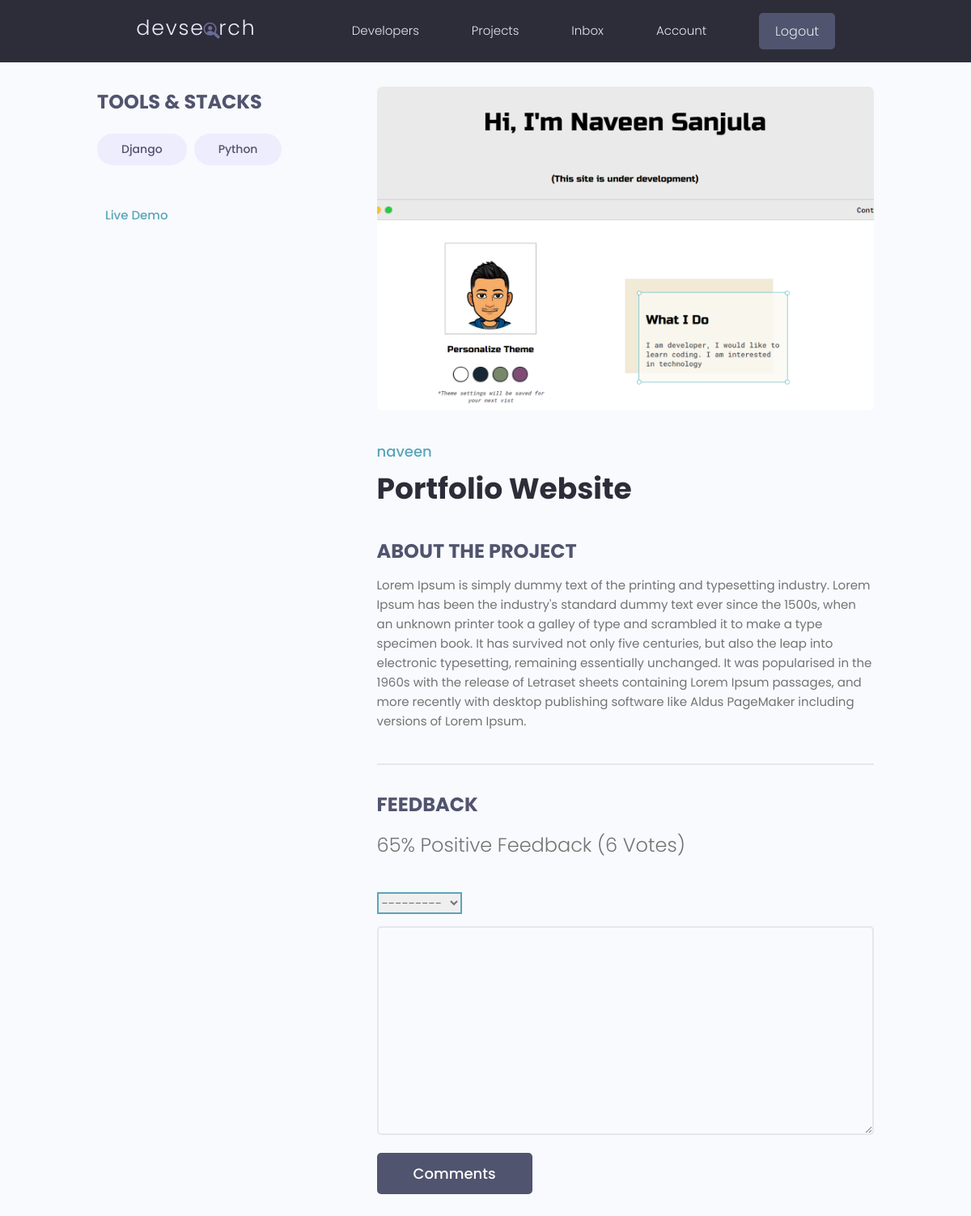
The page /projects/project/c2f44ccd-2052-4bcf-bc39-3b26b75681ae/ (signed in) on the database its author committed.
### projects/models.py (models this page shows, shortened)
class Tag(models.Model):
    name = models.CharField(max_length=200)
    created = models.DateTimeField(auto_now_add=True)
    id = models.UUIDField(default=uuid.uuid4, unique=True,
                          primary_key=True, editable=False)
    def __str__(self):
        return self.name

class Project(models.Model):
    owner = models.ForeignKey(
        Profile, null=True, blank=True, on_delete=models.CASCADE)
    title = models.CharField(max_length=200)
    description = models.TextField(null=True, blank=True)
    featured_image = models.ImageField(
        null=True, blank=True, default="default.jpg")
    demo_link = models.CharField(max_length=2000, null=True, blank=True)
    source_link = models.CharField(max_length=2000, null=True, blank=True)
    tags = models.ManyToManyField('Tag', blank=True)
    vote_total = models.IntegerField(default=0, null=True, blank=True)
    vote_ratio = models.IntegerField(default=0, null=True, blank=True)
    created = models.DateTimeField(auto_now_add=True)
    id = models.UUIDField(default=uuid.uuid4, unique=True,
                          primary_key=True, editable=False)
    class Meta:
        ordering = ['-vote_ratio', '-vote_total', 'title']
    @property
    def imageURL(self):
        try:
            url = self.featured_image.url
        except:
            url = ''
        return url
    @property
    def reviewers(self):
        queryset = self.review_set.all().values_list('owner__id', flat=True)
        return queryset

class Review(models.Model):
    VOTE_TYPE = (
        ('up', 'Up Vote'),
        ('down', 'Down Vote'),
    )
    owner = models.ForeignKey(Profile, on_delete=models.CASCADE, null=True)
    project = models.ForeignKey(Project, on_delete=models.CASCADE)
    body = models.TextField(null=True, blank=True)
    value = models.CharField(max_length=200, choices=VOTE_TYPE)
    created = models.DateTimeField(auto_now_add=True)
    id = models.UUIDField(default=uuid.uuid4, unique=True,
                          primary_key=True, editable=False)
    class Meta:
        unique_together = [['owner', 'project']]

### users/models.py (models this page shows, shortened)
class Profile(models.Model):
    user = models.OneToOneField(User, on_delete=models.CASCADE, null=True, blank=True)
    name = models.CharField(max_length=200, blank=True, null=True)
    email = models.EmailField(max_length=500, blank=True, null=True)
    username = models.CharField(max_length=200, blank=True, null=True)
    location = models.CharField(max_length=200, blank=True, null=True)
    short_intro = models.CharField(max_length=200, blank=True, null=True)
    bio = models.TextField(blank=True, null=True)
    profile_image = models.ImageField(blank=True, null=True, upload_to='profiles/', default='profiles/user-default.png')
    social_github = models.CharField(max_length=200, blank=True, null=True)
    social_twitter = models.CharField(max_length=200, blank=True, null=True)
    social_linkedin = models.CharField(max_length=200, blank=True, null=True)
    social_youtube = models.CharField(max_length=200, blank=True, null=True)
    social_website = models.CharField(max_length=200, blank=True, null=True)
    created = models.DateTimeField(auto_now_add=True)
    id = models.UUIDField(default=uuid.uuid4, unique=True, primary_key=True, editable=False)
    class Meta:
        ordering = ['created']

### projects/views.py (the view, shortened to what this page needs)
# urls.py: path('project/<str:pk>/', views.project, name="project"),
def project(request, pk):
    projectObj = Project.objects.get(id=pk)
    form = ReviewForm()
    return render(request, 'projects/single-project.html', {'project': projectObj, 'form': form})

### projects/forms.py
class ReviewForm(ModelForm):
    class Meta:
        model = Review
        fields = ['value', 'body']
        labels = {
            'value': 'Place your vote',
            'body': 'Add a comment with your vote'
        }
    def __init__(self, *args, **kwargs):
        super(ReviewForm, self).__init__(*args, **kwargs)
        for name, field in self.fields.items():
            field.widget.attrs.update({'class': 'input'})

### projects/templates/projects/single-project.html (shortened to what this page needs)
{% extends 'main.html' %}
{% block content %}
  <main class="singleProject my-md">
    <div class="container">
      <div class="layout">
        <div class="column column--1of3">
          <h3 class="singleProject__subtitle">Tools & Stacks</h3>
          <div class="singleProject__toolStack">
            {% for tag in project.tags.all %}
            <span class="tag tag--pill tag--sub tag--lg">
              <small>{{tag}}</small>
            </span>
            {% endfor %}
          </div>
          {% if project.demo_link %}
          <a class="singleProject__liveLink" href="{{project.demo_link}}" target="_blank">Live Demo
          </a>
          {% endif %}
        </div>
        <div class="column column--2of3">
          <img class="singleProject__preview" src="{{ project.imageURL }}" alt="portfolio thumbnail" />
          <a href="{% url 'user-profile' project.owner.id %}" class="singleProject__developer">{{project.owner.name}}</a>
          <h2 class="singleProject__title">{{project.title}}</h2>
          <h3 class="singleProject__subtitle">About the Project</h3>
          <div class="singleProject__info">
            {{ project.description }}
          </div>
          <div class="comments">
            <h3 class="singleProject__subtitle">Feedback</h3>
            <h5 class="project--rating">
              {{project.vote_ratio}}% Positive Feedback ({{project.vote_total}} Vote{{project.vote_total|pluralize:"s"}})
            </h5>
            {% if request.user.profile.id in project.reviewers %}
              <p>You have already submitted your review for this project</p>
              {% elif request.user.profile == project.owner %}
              <p>You cannot review your own work</p>
              {% elif request.user.is_authenticated %}
              <form class="form" action="{% url 'project' project.id %}" method="POST">
                {% for field in form %}
                <div class="form__field">
                  {{field}}
                </div>
                {% endfor %}
                <input class="btn btn--sub btn--lg" type="submit" value="Comments" />
              </form>
              {% else %}
                <a href="{% url 'login' %}?next={{request.path}}">Please login to leave a review</a>
            {% endif %}
          </div>
        </div>
      </div>
    </div>
  </main>
{% endblock %}

### static/styles/app.css (style rules this page uses)
:root { --color-sub: #2d2d39; }
.btn--sub { background-color: var(--color-sub-light); }
img { width: 100%; }
.singleProject .column--1of3 { order: 2; }
@media screen and (min-width: 1081px) { .singleProject .column--1of3 { order: 1; } }
@media screen and (min-width: 1081px) { .singleProject .column--2of3 { order: 2; } }
.singleProject__toolStack { margin-top: 2rem; margin-bottom: 4rem; }
.singleProject__liveLink { font-weight: 500; transition: all 0.3s ease-in-out; border-bottom: 2px solid transparent; }
.singleProject__preview { height: 50vh; object-fit: cover; object-position: top center; margin-bottom: 3rem; border-radius: 0.7rem; }
.singleProject__developer { font-size: 1.8rem; font-weight: 500; }
.singleProject__title { font-size: 3.6rem; font-weight: 700; color: var(--color-sub); margin-bottom: 3rem; }
.project--rating { margin-bottom: 1.6em; margin-top: .5em; }
.singleProject__subtitle { text-transform: uppercase; font-size: 2.4rem; font-weight: 700; color: var(--color-sub-light); margin-bottom: 1rem; }
.comments { margin-top: 4rem; padding-top: 3rem; border-top: 2px solid var(--color-light); }

### static/uikit/styles/modules/_variables.css (style rules this page uses)
:root { --color-main: #5aa5b9; --color-main-light: #e6faff; --color-sub: #3f4156; --color-sub-light: #51546e; --color-sub-lighter: #ededfd; --color-text: #737373; --color-gray: #8b8b8b; --color-light: #e5e7eb; --color-light-gray: #767676; --color-bg: #f8fafd; --color-white: #fffefd; --color-white-light: #f3f3f3; --color-success: #359e64; --color-success-bg: #def8e8; --color-error: #fc4b0b; --color-error-bg: #fff2ee; --font-base: 'Poppins', arial, helvetica, 'Segoe UI', roboto, ubuntu, sans-serif; --font-monospace: 'Fira Code', 'Courier New', courier, monospace; --font-regular: 300; --font-medium: 500; --font-bold: 700; --generic-shadow: 1px 1px 5px #00000010; --generic-transition: all 0.3s ease-in-out; }

### static/uikit/styles/modules/_base.css (style rules this page uses)
* { margin: 0; padding: 0; box-sizing: border-box; text-rendering: optimizeLegibility; color: inherit; font-size: inherit; }
html { font-size: 50%; }
@media only screen and (min-width: 480px) { html { font-size: 56.25%; } }
@media only screen and (min-width: 1200px) { html { font-size: 62.5%; } }
body { line-height: 1.6; font-weight: 400; font-size: 1.5rem; color: var(--color-text); background-color: var(--color-bg); min-height: 100vh; }

### static/uikit/styles/modules/_typography.css (style rules this page uses)
* { font-family: var(--font-base); }
h2 { font-size: 3.6rem; font-weight: var(--font-bold); }
h3 { font-size: 3.2rem; font-weight: var(--font-medium); }
h5 { font-size: 2.4rem; font-weight: var(--font-medium); }
h5, h6 { font-weight: var(--font-regular); }
p, span, strong { font-size: 1.6rem; color: var(--color-text); font-weight: var(--font-regular); }
a { padding-bottom: 2px; text-decoration: none; display: inline-block; color: var(--color-main); font-weight: var(--font-medium); }

### static/uikit/styles/modules/_utilities.css (style rules this page uses)
.container { width: 92%; max-width: 165rem; margin: 0 auto; box-sizing: border-box; }
@media screen and (min-width: 1000px) { .container { width: 90%; } }
@media screen and (min-width: 1200px) { .container { width: 80%; } }
.my-md { margin: 3rem auto; }

### static/uikit/styles/modules/_button.css (style rules this page uses)
.btn { display: inline-block; position: relative; cursor: pointer; background-color: var(--color-light); font-weight: var(--font-medium); color: var(--color-sub); text-decoration: none; padding: 1rem 2rem; border-radius: 0.5rem; border: none; width: -webkit-fit-content; width: -moz-fit-content; width: fit-content; height: -webkit-fit-content; height: -moz-fit-content; height: fit-content; font-size: 1.6rem; outline-width: 0; outline-color: transparent; -webkit-backface-visibility: hidden; backface-visibility: hidden; transition: all 0.3s ease-in-out; }
.btn--sub { background-color: var(--color-sub); color: var(--color-white); }
.btn--lg { font-size: 1.8rem; padding: 1.2rem 4.5rem; }

### static/uikit/styles/modules/_form.css (style rules this page uses)
.form { display: block; }
.form__field { margin-top: 1.5rem; margin-bottom: 1.5rem; }
input.input[type='text'], input.input[type='email'], input.input[type='password'], input.input[type='number'], textarea.input { min-width: 24rem; width: 100%; padding: 1.2rem 1.5rem; border-radius: 0.5rem; border: 2px solid var(--color-light); transition: all 0.3s ease-in-out; background-color: var(--color-bg); }
input.input[type='text']:focus, input.input[type='email']:focus, input.input[type='password']:focus, input.input[type='number']:focus, input.input[type='text']:active, input.input[type='email']:active, input.input[type='password']:active, input.input[type='number']:active, select.input, textarea.input:focus, textarea.input:active { outline: none; border: 2px solid var(--color-main); }

### rows shown on the page
Tag: name "Django"
Tag: name "Python"
Project: imageURL (picture), owner.name "naveen", title "Portfolio Website", description "Lorem Ipsum is simply dummy text of the printing and typesetting industry. Lorem Ipsum has been the industry's standard dummy text ever since the 1500s, when an unknown printer took a galley of type and scrambled it to make a type specimen book. It has survived not only five centuries, but also the leap into electronic typesetting, remaining essentially unchanged. It was popularised in the 1960s with the release of Letraset sheets containing Lorem Ipsum passages, and more recently with desktop publishing software like Aldus PageMaker including versions of Lorem Ipsum.", vote_ratio "65", vote_total "6"
